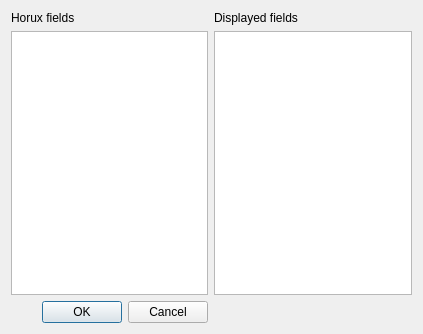
<?xml version="1.0" encoding="UTF-8"?>
<ui version="4.0">
 <class>HoruxFields</class>
 <widget class="QDialog" name="HoruxFields">
  <property name="geometry">
   <rect>
    <x>0</x>
    <y>0</y>
    <width>423</width>
    <height>334</height>
   </rect>
  </property>
  <property name="windowTitle">
   <string>Horux fields</string>
  </property>
  <layout class="QGridLayout" name="gridLayout">
   <item row="1" column="0">
    <widget class="QListWidget" name="fieldsList">
     <property name="selectionMode">
      <enum>QAbstractItemView::MultiSelection</enum>
     </property>
     <property name="selectionRectVisible">
      <bool>false</bool>
     </property>
    </widget>
   </item>
   <item row="1" column="1">
    <widget class="QTextEdit" name="textDisplay"/>
   </item>
   <item row="2" column="0">
    <widget class="QDialogButtonBox" name="buttonBox">
     <property name="orientation">
      <enum>Qt::Horizontal</enum>
     </property>
     <property name="standardButtons">
      <set>QDialogButtonBox::Cancel|QDialogButtonBox::Ok</set>
     </property>
    </widget>
   </item>
   <item row="0" column="0">
    <widget class="QLabel" name="label">
     <property name="text">
      <string>Horux fields</string>
     </property>
    </widget>
   </item>
   <item row="0" column="1">
    <widget class="QLabel" name="label_2">
     <property name="text">
      <string>Displayed fields</string>
     </property>
    </widget>
   </item>
  </layout>
 </widget>
 <resources/>
 <connections>
  <connection>
   <sender>buttonBox</sender>
   <signal>accepted()</signal>
   <receiver>HoruxFields</receiver>
   <slot>accept()</slot>
   <hints>
    <hint type="sourcelabel">
     <x>248</x>
     <y>254</y>
    </hint>
    <hint type="destinationlabel">
     <x>157</x>
     <y>274</y>
    </hint>
   </hints>
  </connection>
  <connection>
   <sender>buttonBox</sender>
   <signal>rejected()</signal>
   <receiver>HoruxFields</receiver>
   <slot>reject()</slot>
   <hints>
    <hint type="sourcelabel">
     <x>316</x>
     <y>260</y>
    </hint>
    <hint type="destinationlabel">
     <x>286</x>
     <y>274</y>
    </hint>
   </hints>
  </connection>
 </connections>
</ui>
